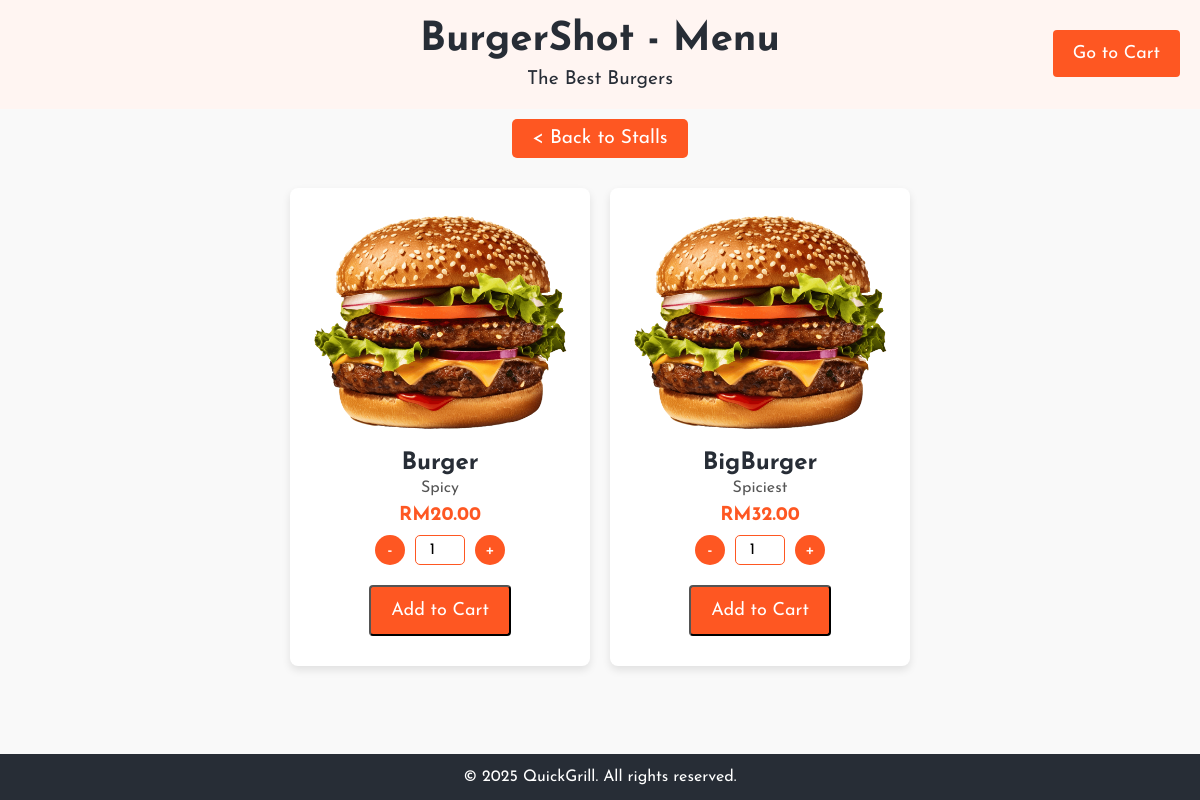
The app's page /Project/menu.php?stall_id=8 (signed in) with its own data.
### tables this page shows
CREATE TABLE `stalls` (
  `stall_id` int(11) NOT NULL,
  `name` varchar(255) NOT NULL,
  `description` text DEFAULT NULL,
  `image_url` varchar(255) DEFAULT NULL,
  `address` varchar(255) DEFAULT NULL,
  `review_rating` decimal(2,1) DEFAULT 0.0,
  `price_range` varchar(50) DEFAULT NULL,
  `permit_number` varchar(20) NOT NULL,
  `permit_document` varchar(255) NOT NULL,
  `additional_document` varchar(255) NOT NULL,
  `operating_hours` varchar(100) NOT NULL DEFAULT '9:00 AM - 6:00 PM',
  `contact_email` varchar(255) NOT NULL,
  `contact_phone` varchar(20) NOT NULL,
  `is_approved` tinyint(1) DEFAULT 0,
  `user_id` int(11) DEFAULT NULL
);

CREATE TABLE `stall_menus` (
  `id` int(11) NOT NULL,
  `stall_id` int(11) NOT NULL,
  `name` varchar(255) NOT NULL,
  `description` text DEFAULT NULL,
  `price` decimal(10,2) NOT NULL,
  `image_url` varchar(255) DEFAULT NULL
);

### Project/menu.php (the view, shortened to what this page needs)
<?php
include 'db.php';
$stall_id = isset($_GET['stall_id']) ? $_GET['stall_id'] : 0;
$stall_sql = "SELECT * FROM stalls WHERE stall_id = " . $conn->real_escape_string($stall_id);
$stall_result = $conn->query($stall_sql);
$stall = $stall_result->fetch_assoc();
$menu_sql = "SELECT * FROM stall_menus WHERE stall_id = " . $conn->real_escape_string($stall_id);
$menu_result = $conn->query($menu_sql);
?>
<!DOCTYPE html>
<html lang="en">
<head>
    <link rel="stylesheet" href="css/style_menu.css">
</head>
<body>
    <header>
        <div class="header-container">
            <h1><?php echo $stall['name']; ?> - Menu</h1>
            <p><?php echo $stall['description']; ?></p>
        </div>
    </header>
    <div class="top-buttons">
        <a href="cart.php" class="btn go-to-cart-btn">Go to Cart</a>
    </div>
    <div class="back-button-container">
        <a href="stalls.php" class="back-button">&lt; Back to Stalls</a>
    </div>
    <section id="menu-items">
        <?php while ($menu_item = $menu_result->fetch_assoc()) { ?>
            <div class="menu-item">
                <img src="<?php echo $menu_item['image_url']; ?>" alt="Menu Item" class="menu-image">
                <h3 class="menu-item-name"><?php echo $menu_item['name']; ?></h3>
                <p class="menu-item-description"><?php echo $menu_item['description']; ?></p>
                <p class="menu-item-price">RM<?php echo number_format($menu_item['price'], 2); ?></p>
                <form action="" method="POST">
                    <div class="quantity-container">
                        <button type="button" class="quantity-btn" id="decrease-<?php echo $menu_item['id']; ?>">-</button>
                        <input type="number" name="quantity" value="1" min="1" max="10" id="quantity-<?php echo $menu_item['id']; ?>">
                        <button type="button" class="quantity-btn" id="increase-<?php echo $menu_item['id']; ?>">+</button>
                    </div>
                    <button type="submit" name="add_to_cart" class="btn">Add to Cart</button>
                </form>
            </div>
        <?php } ?>
    </section>
    <footer>
        <p>&copy; 2025 QuickGrill. All rights reserved.</p>
    </footer>
</body>
</html>

### Project/css/style_menu.css (style rules this page uses)
:root { --whiteColor: #ffffff; --clr-primary: #fe5722; --clr-secondary: #272d36; --clr-background: #f9f9f9; --clr-button-hover: #e94c2d; }
*, *::after, *::before { box-sizing: border-box; padding: 0; margin: 0; font-family: "Josefin Sans", sans-serif; }
html { scroll-behavior: smooth; }
body { background: var(--clr-background); color: var(--clr-secondary); overflow-x: hidden; }
header { background-color: #fff5f2; color: #272d36; padding: 20px 0; text-align: center; }
header h1 { font-size: 2.5em; margin: 0; }
header p { font-size: 1.2em; margin-top: 10px; }
.back-button-container { padding: 20px; text-align: center; }
.back-button { font-size: 1.2em; color: white; text-decoration: none; background-color: var(--clr-primary); padding: 10px 20px; border-radius: 5px; transition: background-color 0.3s; }
.top-buttons { position: fixed; top: 20px; right: 20px; z-index: 100; display: flex; flex-direction: column; gap: 10px; }
.btn { padding: 14px 20px; background: var(--clr-primary); border-radius: 4px; color: var(--whiteColor); text-decoration: none; font-size: 18px; display: inline-block; margin: 10px 0; text-align: center; transition: background-color 0.3s ease; }
#menu-items { display: flex; flex-wrap: wrap; justify-content: center; gap: 20px; padding: 20px; }
.menu-item { width: 300px; text-align: center; box-shadow: 0 4px 8px rgba(0, 0, 0, 0.1); padding: 20px; background-color: var(--whiteColor); border-radius: 8px; transition: transform 0.3s ease; }
.menu-image { width: 100%; height: auto; border-radius: 5px; }
.menu-item-name { font-size: 1.5em; margin-top: 10px; color: var(--clr-secondary); }
.menu-item-description { font-size: 1em; margin-top: 5px; color: #555; }
.menu-item-price { font-size: 1.2em; font-weight: bold; margin-top: 10px; color: var(--clr-primary); }
.quantity-container { display: flex; align-items: center; justify-content: center; margin: 10px 0; }
.quantity-btn { width: 30px; height: 30px; background-color: var(--clr-primary); color: white; font-size: 18px; border: none; border-radius: 50%; cursor: pointer; display: flex; justify-content: center; align-items: center; }
.quantity-container input { width: 50px; height: 30px; text-align: center; font-size: 16px; border: 1px solid var(--clr-primary); margin: 0 10px; border-radius: 5px; }
footer { background-color: var(--clr-secondary); color: var(--whiteColor); text-align: center; padding: 15px 0; position: fixed; width: 100%; bottom: 0; }

### records on screen
stalls: name "BurgerShot", description "The Best Burgers"
stall_menus: image_url (picture), name "Burger", description "Spicy", price "20.00"
stall_menus: image_url (picture), name "BigBurger", description "Spiciest", price "32.00"
